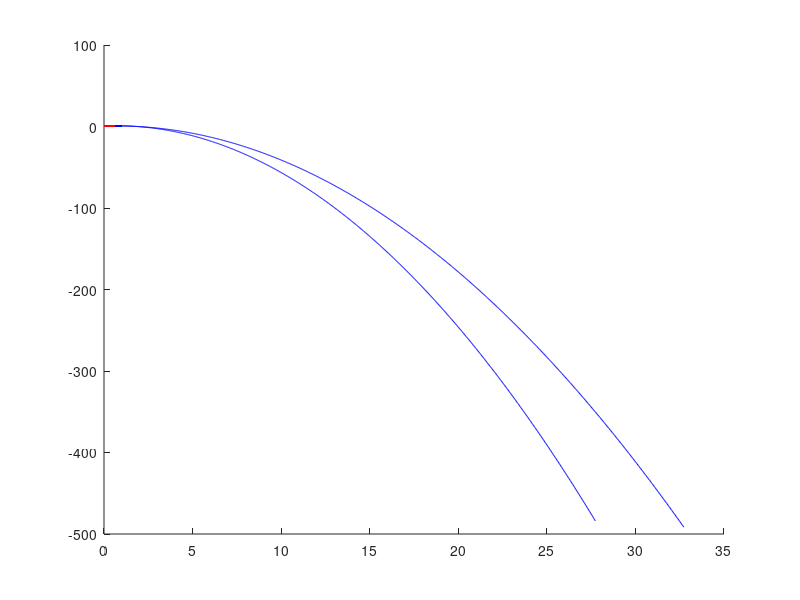
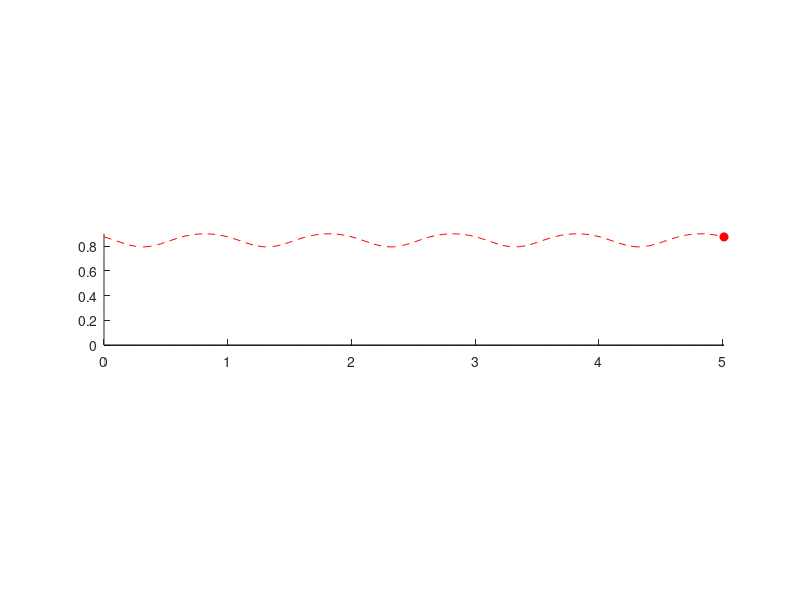
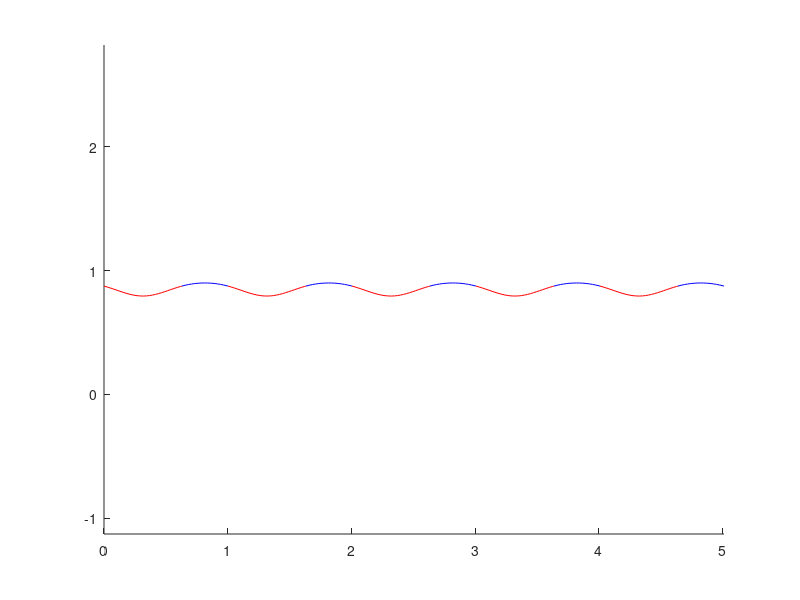

The MATLAB script that drew these images, in order:
function hop()
    g=9.8;    m=72.5748; L0=.93;
    k=16*72*10*21.5;
    
    vx = 2.6;
    
    N = 1000;      % Number of Samples
    tSim = 10;     % Max Sim time
    
    tdPos = [];
    tdAng = pi/6;
    
    tStanceDes = .35*.45; % .35s estimated from paper
    tFlightDes = .35*.55;
    %tStanceDes = 0.2633;
    %tFlightDes = 0.2633/.45*.55;
    
    % for 3.5 m/s
    %tStanceDes=.225;
    %tFlightDes=.225/.64*(1-.64);
    
    % for 2.6 m/s
    tStanceDes=.255;
    tFlightDes=.255/.64*(1-.64);
    
    
    figure(1)
    clf;
    hold on;
    global zs foots
    
    function dz = flightDynamics(t,z)
       dz = z;
       x = z(1); xdot = z(2);
       y = z(3); ydot = z(4);
       dz(1) = xdot;
       dz(2) = 0;
       
       dz(3) = ydot;
       dz(4) = -g;
    end
    function [value isterminal direction] = flightEvents(t,z)
       value = z(3)-L0*cos(tdAng);
       isterminal = 1;	direction = -1;
    end
    function dz  = stanceDynamics(t,z)
       dz = z;
       x = z(1); xdot = z(2);
       y = z(3); ydot = z(4);
       
       len = norm([x-tdPos(1) y]);
       dz(1) = xdot;
       dz(2) = 1/m * ( k * (L0 - len) * (x-tdPos(1)) / len);
       
       dz(3) = ydot;
       dz(4) = -g + 1/m * ( k * (L0 - len) * y / len);
    end
    function [value isterminal direction] = stanceEvents(t,z)
       x = z(1); xdot = z(2);
       y = z(3); ydot = z(4);
       
       len = norm([x-tdPos(1) y]);
       value = len-L0;
       isterminal = 1;	direction = +1;
    end

    function [t_out z_out foot_out tf zf en loTime] = simulatePeriod(t0,params,x0)
        flightOptions = odeset('Events',@flightEvents,'AbsTol',1e-9,'RelTol',1e-9);
        stanceOptions = odeset('Events',@stanceEvents,'AbsTol',1e-9,'RelTol',1e-9); 
        
        xorig = 0;
        if nargin==3
            xorig = x0;
        end
        

        z0 = [xorig vx L0*cos(params(1)) params(2)];  
        k = params(3);
        tdAng = params(1);
        
        
        en = [];
        tspan = linspace(t0,t0+tSim,N);
        tdPos = [z0(1)+z0(3)*tan(tdAng) 0];
        %tdPos = [z0(1)+L0*sin(tdAng) z0(3)-L0*cos(tdAng)];
        
        % Simulation Stance
        [t z tf zf] = ode45(@stanceDynamics,tspan,z0,stanceOptions);
        leg = z(:,[1 3]) - ones(length(t),1)*tdPos;
        
        if nargout == 7
            loTime = tf;
        end
                    
        vel = z(:,[2 4]);
        en = m*g*z(:,3) + 1/2 * k * (sqrt(sum(leg.^2,2))-L0).^2 + 1/2*m*sum(vel.^2,2);
        foot = ones(length(z(:,1)),1)*tdPos;
        
        plot(z(:,1),z(:,3),'r');
        %plot(z(:,1),sqrt(L0^2-(z(:,1)-tdPos(1)).^2),'k--')
        
        z_out = z;
        t_out = t;
        foot_out = foot;
        
        if length(tf) == 0
            'break after stance'
            return;
        end
        
        tspan = linspace(tf,tf+tSim,N);
        [t z tf zf] = ode45(@flightDynamics,tspan,zf,flightOptions);
        foot = [z(:,1)+L0*sin(tdAng) z(:,3)-L0*cos(tdAng)];
        
        vel = z(:,[2 4]);
        en2 = m*g*z(:,3) + 1/2*m*(z(:,2).^2 + z(:,4).^2);
        en = [en ; en2];
        
        plot(z(:,1),z(:,3),'b');
        %plot([z(1,1) z(end,1)],[L0*cos(tdAng) L0*cos(tdAng)],'k--')
        
        t_out = [t_out ; t];
        z_out = [z_out ; z];
        foot_out = [ foot_out ; foot]; 
    end
    function output = periodResidual(params)
        [t z foot tf zf en loTime] = simulatePeriod(0,params);
        output = [0 0 0 0];
        if length(tf)==0
            output(1) = vx - z(end,2);
            output(2) = params(2) - z(end,4);
            output(3) = loTime - tStanceDes;
            output(4) = (t(end)-loTime) - tFlightDes;
        else
            output(1) = vx - z(end,2);
            output(2) = params(2) - z(end,4);
            
            output(3) = loTime - tStanceDes;
            
            
            output(4) = (tf-loTime) - tFlightDes;
        end
    end
    
    %% Initial guesses
    % z0initial = [0 3.5	L0*cos(tdAng)	-0.424237]'; % Cycle (a) stable run like cycle 
    % z0initial = [0 1.5  L0*cos(tdAng) -1.8]';        % Cycle (b) Unstable high cycle 
    
    % Other Limit Cycles
    % z0initial = [0 1.5  L0*cos(tdAng) -.8]'; % unstable cycle
    % z0initial = [0 3    0.8660   0]';     %  vert unstable cycle low
    % z0initial = [0 .3  L0*cos(tdAng) -.2]'; % another stable cycle X
   
    paramsInitial = [pi/6 -1.459228 16*72*10];
     
    paramsInitial = [.19 -1.2250 6.6683e+04]
    
    %% Find Orbit
    params0 = paramsInitial;
    options = optimset('display','iter');
    [params resnorm res] = lsqnonlin(@periodResidual,params0,[pi/20,-inf,16*72*2],[pi/4,-.1,16*72*100*21.5],options);
    res
    ang = params(1)
    vy = params(2)
    k = params(3)
    [t z foot tf zf] = simulatePeriod(0,params);
    zf
    
    params
    
    [t z foot tf zf] = simulatePeriod(0,params);    
    
    %% Optional Distrubance

    z0 = zf;
    z0(1) = 0;
    x0 = 0;
    %zf = z0;    
    tf = 0;
    foot0 = [z0(1)+L0*sin(tdAng) z0(3)-L0*cos(tdAng)];
    
	J = 5;         % Number of Jumps
    ts = []; zs = []; ens = [];
    
    
    figure(15); clf; hold on; axis equal
    
    %% Simulate Multiple Steps
    foots = [];
    tfs=[];
    los=[];
    for i = 1:J
        
        [t z foot tf zf energy lo] = simulatePeriod(tf,params,x0);
        x0 = zf(1);
        tfs=[tfs tf];
        los=[los lo];
        ts = [ts ; t]; zs = [zs ; z]; foots = [foots ; foot];
        ens = [ens ; energy];
        if length(tf) == 0
            'break after sim'
            break;
        end
        %fprintf(1,'%f\t',zf);
        %fprintf(1,'\n');
    end
    
    fprintf(1,'\n');
    fprintf(1,'%f\t',z0);
    fprintf(1,'\n');
    
    tic
        %% Hopping Animation
	figure(2); clf; hold on;
    hOA = plot([z0(1) z0(3)],[foot0(1) foot0(2)],'r');
    hA = plot(z0(1),z0(3),'ro');
    hHist = plot(z0(1),z0(3),'r--');
    axis equal;
    axis([0 max(zs(:,1)) 0 max(zs(:,3))]); 
    set(hA,'markerfacecolor','r');
    startTime = cputime;
    for i = 1:1:length(ts)
        set(hOA,'ydata',[zs(i,3) foots(i,2)],'xdata',[zs(i,1) foots(i,1)]);
        set(hA,'ydata',zs(i,3),'xdata',zs(i,1));
        set(hHist,'ydata',zs(1:i,3),'xdata',zs(1:i,1));
        %while (cputime-startTime) < ts(i)
            pause(.00001);
        %end
    end
    toc
    ts(end)


     
    %% Point Mass Trajectory
    plot(zs(:,1),0*zs(:,1),'k');
    axis([0 max(zs(:,1)) 0 max(zs(:,3))]); 
    
    %% Energy Plot    
%     figure(4)
%     title('Energy');
%     plot(ts,ens)
Stiffness = params(3);
vx = vx;
Stance = los(1);
Period = tfs(1);
DutyFactor = Stance/Period/2;
Length = Period*vx;

fprintf(1,'theta=\t%f\t=%f deg\n',ang,ang*180/pi);
fprintf(1,'K = \t%f\n',Stiffness);
fprintf(1,'Vx = \t%f\n',vx);
fprintf(1,'Vy = \t%f\n',vy);
fprintf(1,'T  = \t%f\n',Period);
fprintf(1,'Cad  = \t%f\n',60/Period);
fprintf(1,'t_c = \t%f\n',Stance);
fprintf(1,'DF = \t%f\n',DutyFactor);
fprintf(1,'SL = \t%f\n',Length);
fprintf(1,'hMax = \t%f\n',max(zs(:,3)));

fprintf(1,'px = \t%f\n',L0*sin(ang));
fprintf(1,'py = \t%f\n',-L0*cos(ang));



    
    
end